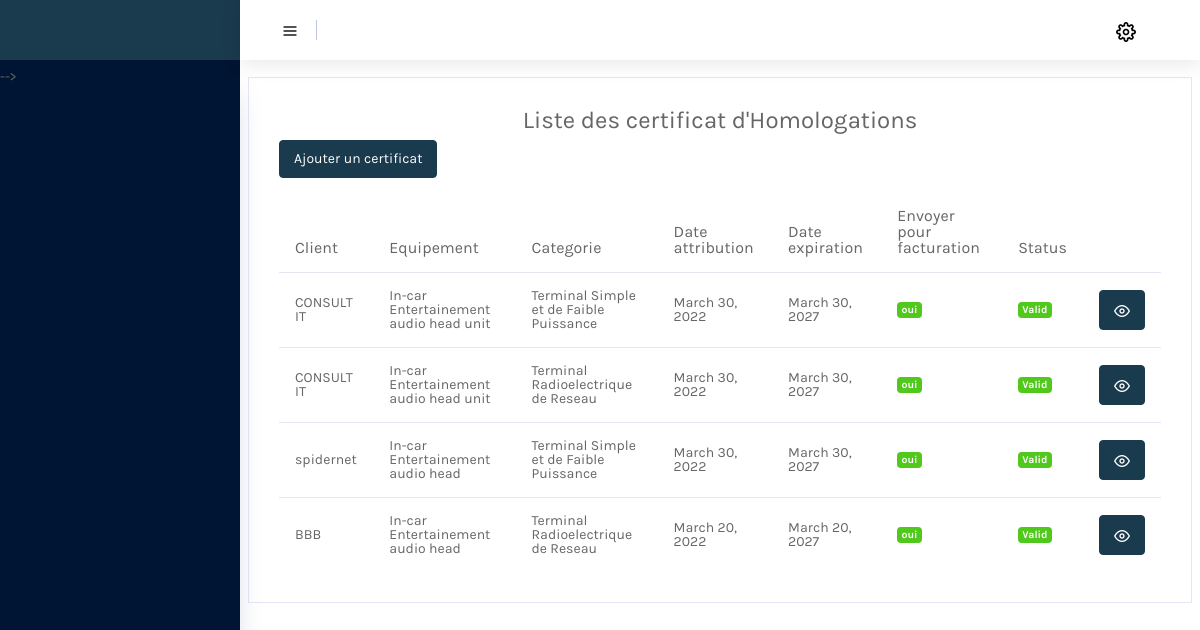
Screenshot of /liste_Homologation/ (signed in) with the database file from the repository.
### gestionclient/models.py (models this page shows, shortened)
class HomologationEqui(models.Model):
    NATURE = (
        ('Nouveau certificat','Nouveau certificat'),
        ('Renouvellement certificat','Renouvellement certificat'),
    )
    CATEGORIE = (
        ('Terminal Simple et de Faible Puissance','Terminal Simple et de Faible Puissance'),
        ("Terminal Simple et de Faible Puissance/Terminal de communication d'Entreprise","Terminal Simple et de Faible Puissance/Terminal de communication d'Entreprise"),
        ('Terminal Radioelectrique de Reseau','Terminal Radioelectrique de Reseau'),
    )
    client = models.ForeignKey(Client,on_delete=models.PROTECT)
    equipement = models.ForeignKey(Equipement,on_delete=models.PROTECT)
    categorie =  models.CharField(max_length=200, null=True,choices=CATEGORIE)
    dateAttri = models.DateField(auto_now= False, null= True)
    dateExp = models.DateField(auto_now=False, null=True)
    etat = models.CharField(max_length=200, null=True, default='actif')
    nature = models.CharField(max_length=200, null=True,choices=NATURE)
    pourfact = models.CharField(max_length=200, null=True, default='non')
    facturer = models.CharField(max_length=200, null=True, default='non')
    class Meta:
        ordering = ['-dateAttri']

class Client(models.Model):
    TYPE = (
        ('Autre','Autre'),
        ('FAI','FAI'),
        ('FSVA','FSVA'),
        ('Public','Public'),
        ('Operateur telephonique','Operateur telephonique'),
    )
    type = models.CharField(max_length=200,  null=True, choices=TYPE)
    nom = models.CharField(max_length=200,  null=False)
    adresse = models.CharField(max_length=200,  null=True)
    téléphone = models.CharField(max_length=200,  null=True)
    fax = models.CharField(max_length=200,  null=True)
    email = models.CharField(max_length=200,  null=True)
    siteweb = models.CharField(max_length=200,  null=True)
    boite_postale = models.CharField(max_length=200,  null=True)
    nif = models.CharField(max_length=200,  null=False)
    status = models.CharField(max_length=200, default= "actif",  null=False)

class Equipement(models.Model):
    constructeur = models.ForeignKey(Constructeur,on_delete=models.PROTECT)
    designation = models.CharField(max_length=200,  null=False)
    marque = models.CharField(max_length=200,  null=False)
    type = models.CharField(max_length=200,  null=False)
    modele = models.CharField(max_length=200,  null=False)
    pays_origine = models.CharField(max_length=200,  null=False)
    etat = models.CharField(max_length=200, null=True, default='actif')
    date_creation = models.DateField(auto_now= True, null= True)
    class Meta:
        ordering = ['-date_creation']

### gestionclient/views.py (the view)
# urls.py: path('liste_Homologation/', views.ListeHomo,name='ListeHomo'),
@login_required(login_url='login_page')
def ListeHomo(request):
    context = {
        'homologations': HomologationEqui.objects.all().filter(etat = 'actif'),
        'today':date.today(),
    }
    return render(request,'gestionclient/certificatHomo/ListeHomolo.html',context)

### gestionclient/views.py (called while the page is built)
def etatNum():
    numeros = NumeroCourt.objects.filter( etat = 'actif').exclude( periode = 0)
    today = date.today()
    for numero in numeros:
        delais = today - numero.dateAtri
        if delais.days > numero.periode:
            numero.etat = 'deactif'
            numero.save()

### gestionclient/templates/gestionclient/certificatHomo/ListeHomolo.html
{%  extends 'gestionclient/base.html' %}
{% block content %}
<div class="row">
    <div class="col-lg-12 grid-margin">
        <br>
        <div class="card">
            <div class="card-body">
                <div class="d-flex justify-content-center">
                   <h4>Liste des certificat d'Homologations</h4>
                </div>
                <p class="card-description">
                <a href="{% url 'ajoutHomologation' %}"><button type="button" class="btn btn-primary">Ajouter un certificat</button></a>
                  </p>
                <div class="table-responsive">
                <table class="table table-hover">
                    <thead>
                    <tr>
                        <th>Client</th>
                        <th>Equipement</th>
                        <th>Categorie</th>
                        <th>Date attribution</th>
                        <th>Date expiration</th>
                        <th>Envoyer pour facturation</th>
                        <th>Status</th>
                        <th colspan="5"></th>
                    </tr>
                    </thead>
                    <tbody>
                    {% if homologations %}
                    {% for homologation in homologations %}
                    <tr>
                        <td>{{ homologation.client.nom }}</td>
                        <td>{{ homologation.equipement.designation }}</td>
                        <td>{{ homologation.categorie }}</td>
                        <td>{{ homologation.dateAttri }}</td>
                        <td>{{ homologation.dateExp }}</td>
                        {% if homologation.pourfact == 'oui' %}
                        <td><label class="badge badge-success" >{{ homologation.pourfact }}</label></td>
                        {% else %}
                        <td><label class="badge badge-warning" >{{ homologation.pourfact }}</label></td>
                        {% endif %}
                        {% if today >= homologation.dateExp  %}
                        <td><label class="badge badge-danger">Expired</label></td>
                        {% else %}
                        <td><label class="badge badge-success">Valid</label></td>
                        {% endif %}
                        <td>
                            <a href="{% url 'detailHomologation' homologation.id %}"><button type="button" class="btn btn-primary" ><i class="icon-eye" ></i></button></a>
                        </td>
                    </tr>
                    {% endfor %}
                    {% else %}
                            <h2>Pas de certificat agrement</h2>
                    {% endif %}
                    </tbody>
                </table>
                </div>
            </div>
        </div>
    </div>
</div>
{% endblock %}

### rows the page displays
HomologationEqui: client.nom "CONSULT IT", equipement.designation "In-car Entertainement audio head unit", categorie "Terminal Simple et de Faible Puissance", dateAttri "March 30, 2022", dateExp "March 30, 2027", pourfact "oui", shows "Valid"
HomologationEqui: client.nom "CONSULT IT", equipement.designation "In-car Entertainement audio head unit", categorie "Terminal Radioelectrique de Reseau", dateAttri "March 30, 2022", dateExp "March 30, 2027", pourfact "oui", shows "Valid"
HomologationEqui: client.nom "spidernet", equipement.designation "In-car Entertainement audio head", categorie "Terminal Simple et de Faible Puissance", dateAttri "March 30, 2022", dateExp "March 30, 2027", pourfact "oui", shows "Valid"
HomologationEqui: client.nom "BBB", equipement.designation "In-car Entertainement audio head", categorie "Terminal Radioelectrique de Reseau", dateAttri "March 20, 2022", dateExp "March 20, 2027", pourfact "oui", shows "Valid"
